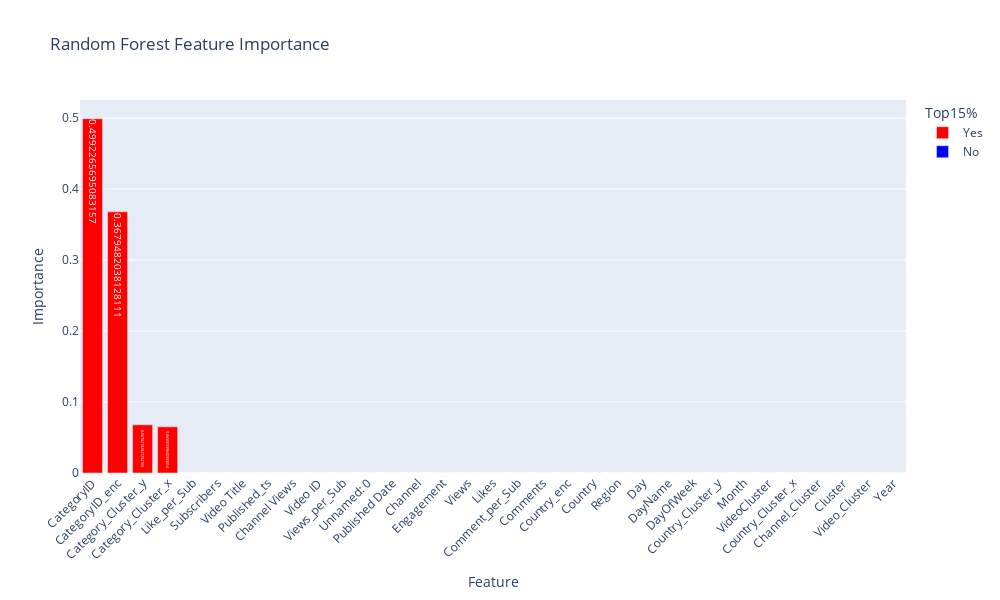

This figure's notebook cell:
### Code cell
# Plotly Express yordamida Random Forest feature importance'ni grafik ko'rinishida chiqaramiz
fig = px.bar(
    feat_df,                
    x='Feature',            
    y='Importance',         
    color='Top15%',         
    color_discrete_map={'Yes': 'red', 'No': 'blue'},  
    text='Importance',      
    title='Random Forest Feature Importance'  
)


fig.update_layout(
    xaxis_tickangle=-45,  
    width=1000,           
    height=600            
)

fig.show()

### Figure 1 — Plotly figure (JSON) as saved in the notebook; plotly's stock layout.template omitted (floating-point values rounded to 4 significant figures)
{"data": [{"hovertemplate": "Top15%=Yes<br>Feature=%{x}<br>Importance=%{text}<extra></extra>", "legendgroup": "Yes", "marker": {"color": "red", "pattern": {"shape": ""}}, "name": "Yes", "orientation": "v", "showlegend": true, "text": [0.4992, 0.3679, 0.06782, 0.065, 9.718e-16], "textposition": "auto", "type": "bar", "x": ["CategoryID", "CategoryID_enc", "Category_Cluster_y", "Category_Cluster_x", "Like_per_Sub"], "xaxis": "x", "y": [0.4992, 0.3679, 0.06782, 0.065, 9.718e-16], "yaxis": "y"}, {"hovertemplate": "Top15%=No<br>Feature=%{x}<br>Importance=%{text}<extra></extra>", "legendgroup": "No", "marker": {"color": "blue", "pattern": {"shape": ""}}, "name": "No", "orientation": "v", "showlegend": true, "text": [9.695e-16, 9.602e-16, 9.596e-16, 9.394e-16, 9.284e-16, 9.168e-16, 9.145e-16, 9.105e-16, 8.704e-16, 8.442e-16, 8.274e-16, 8.009e-16, 7.175e-16, 6.162e-16, 4.811e-16, 3.57e-16, 3.331e-16, 3.005e-16, 1.071e-16, 9.982e-17, 4.743e-17, 3.161e-17, 2.354e-17, 2.321e-17, 8.095e-18, 6.507e-18, 4.813e-18, 0.0], "textposition": "auto", "type": "bar", "x": ["Subscribers", "Video Title", "Published_ts", "Channel Views", "Video ID", "Views_per_Sub", "Unnamed: 0", "Published Date", "Channel", "Engagement", "Views", "Likes", "Comment_per_Sub", "Comments", "Country_enc", "Country", "Region", "Day", "DayName", "DayOfWeek", "Country_Cluster_y", "Month", "VideoCluster", "Country_Cluster_x", "Channel_Cluster", "Cluster", "Video_Cluster", "Year"], "xaxis": "x", "y": [9.695e-16, 9.602e-16, 9.596e-16, 9.394e-16, 9.284e-16, 9.168e-16, 9.145e-16, 9.105e-16, 8.704e-16, 8.442e-16, 8.274e-16, 8.009e-16, 7.175e-16, 6.162e-16, 4.811e-16, 3.57e-16, 3.331e-16, 3.005e-16, 1.071e-16, 9.982e-17, 4.743e-17, 3.161e-17, 2.354e-17, 2.321e-17, 8.095e-18, 6.507e-18, 4.813e-18, 0.0], "yaxis": "y"}], "layout": {"barmode": "relative", "height": 600, "legend": {"title": {"text": "Top15%"}, "tracegroupgap": 0}, "title": {"text": "Random Forest Feature Importance"}, "width": 1000, "xaxis": {"anchor": "y", "domain": [0, 1], "tickangle": -45, "title": {"text": "Feature"}}, "yaxis": {"anchor": "x", "domain": [0, 1], "title": {"text": "Importance"}}}}
